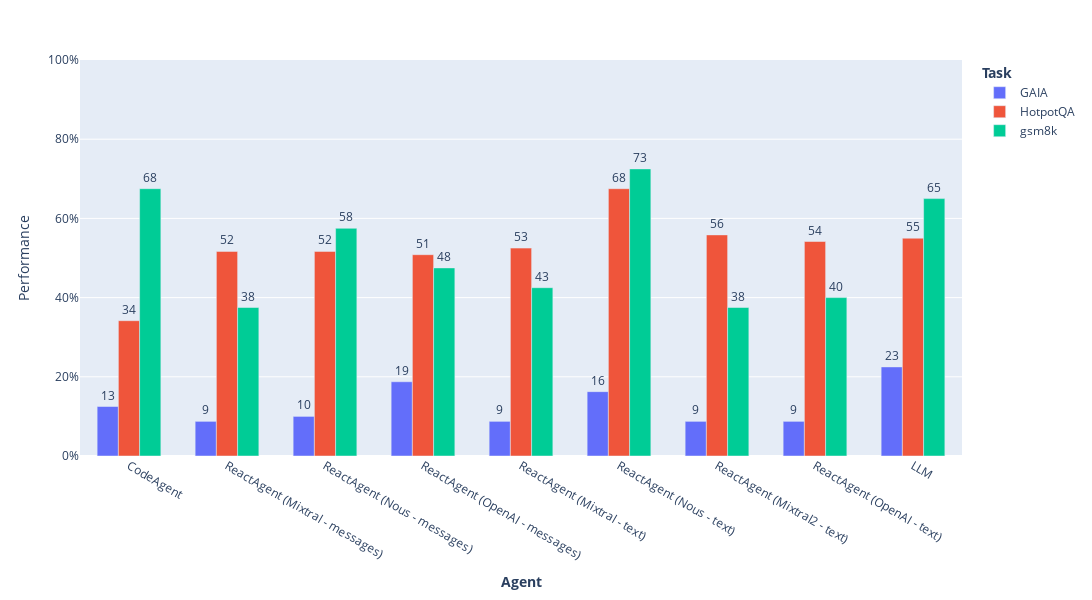

Notebook code cell kept with this figure:
### Markdown cell above
### Display

### Code cell
import plotly.express as px

aggregate = (
    result_df.groupby(["agent_name", "task"])[["aggregate_score"]].mean().reset_index()
)
aggregate["agent_name"] = aggregate["agent_name"].map(
    {
        "vanilla_llm": "LLM",
        "react": "ReactAgent (Mixtral - messages)",
        "code": "CodeAgent",
        "react_prev": "ReactAgent (Mixtral - text)",
        "react_messages_chat_model": "ReactAgent (Nous - messages)",
        "react_text_chat_model": "ReactAgent (Nous - text)",
        "react_messages_openai": "ReactAgent (OpenAI - messages)",
        "react_text_openai": "ReactAgent (OpenAI - text)",
        "react_text_mixtral2": "ReactAgent (Mixtral2 - text)",
    }
)
fig = px.bar(
    aggregate,
    x="agent_name",
    y="aggregate_score",
    color="task",
    labels={
        "agent_name": "<b>Agent</b>",
        "task": "<b>Task</b>",
        "aggregate_score": "Performance",
        "eval_score_GPT4": "<b>Score</b>",
    },
)
fig.update_layout(
    width=len(aggregate["agent_name"].unique()) * 150 + 200,
    height=600,
    barmode="group",
    bargap=0.35,
    bargroupgap=0.0,
    yaxis_range=[0, 100],
)
fig.update_traces(texttemplate="%{y:.0f}", textposition="outside")
fig.layout.yaxis.ticksuffix = "%"
fig.show()

### Figure 1 — Plotly figure (JSON) as saved in the notebook; plotly's stock layout.template omitted (floating-point values rounded to 4 significant figures)
{"data": [{"alignmentgroup": "True", "hovertemplate": "<b>Task</b>=GAIA<br><b>Agent</b>=%{x}<br>Performance=%{y}<extra></extra>", "legendgroup": "GAIA", "marker": {"color": "#636efa", "pattern": {"shape": ""}}, "name": "GAIA", "offsetgroup": "GAIA", "orientation": "v", "showlegend": true, "textposition": "outside", "texttemplate": "%{y:.0f}", "type": "bar", "x": ["CodeAgent", "ReactAgent (Mixtral - messages)", "ReactAgent (Nous - messages)", "ReactAgent (OpenAI - messages)", "ReactAgent (Mixtral - text)", "ReactAgent (Nous - text)", "ReactAgent (Mixtral2 - text)", null, "ReactAgent (OpenAI - text)", "LLM"], "xaxis": "x", "y": [12.5, 8.75, 10, 18.75, 8.75, 16.25, 8.75, 13.75, 8.75, 22.5], "yaxis": "y"}, {"alignmentgroup": "True", "hovertemplate": "<b>Task</b>=HotpotQA<br><b>Agent</b>=%{x}<br>Performance=%{y}<extra></extra>", "legendgroup": "HotpotQA", "marker": {"color": "#EF553B", "pattern": {"shape": ""}}, "name": "HotpotQA", "offsetgroup": "HotpotQA", "orientation": "v", "showlegend": true, "textposition": "outside", "texttemplate": "%{y:.0f}", "type": "bar", "x": ["CodeAgent", "ReactAgent (Mixtral - messages)", "ReactAgent (Nous - messages)", "ReactAgent (OpenAI - messages)", "ReactAgent (Mixtral - text)", "ReactAgent (Nous - text)", "ReactAgent (Mixtral2 - text)", null, "ReactAgent (OpenAI - text)", "LLM"], "xaxis": "x", "y": [34.17, 51.67, 51.67, 50.83, 52.5, 67.5, 55.83, 53.33, 54.17, 55], "yaxis": "y"}, {"alignmentgroup": "True", "hovertemplate": "<b>Task</b>=gsm8k<br><b>Agent</b>=%{x}<br>Performance=%{y}<extra></extra>", "legendgroup": "gsm8k", "marker": {"color": "#00cc96", "pattern": {"shape": ""}}, "name": "gsm8k", "offsetgroup": "gsm8k", "orientation": "v", "showlegend": true, "textposition": "outside", "texttemplate": "%{y:.0f}", "type": "bar", "x": ["CodeAgent", "ReactAgent (Mixtral - messages)", "ReactAgent (Nous - messages)", "ReactAgent (OpenAI - messages)", "ReactAgent (Mixtral - text)", "ReactAgent (Nous - text)", "ReactAgent (Mixtral2 - text)", null, "ReactAgent (OpenAI - text)", "LLM"], "xaxis": "x", "y": [67.5, 37.5, 57.5, 47.5, 42.5, 72.5, 37.5, 50, 40, 65], "yaxis": "y"}], "layout": {"bargap": 0.35, "bargroupgap": 0, "barmode": "group", "height": 600, "legend": {"title": {"text": "<b>Task</b>"}, "tracegroupgap": 0}, "margin": {"t": 60}, "width": 1700, "xaxis": {"anchor": "y", "domain": [0, 1], "title": {"text": "<b>Agent</b>"}}, "yaxis": {"anchor": "x", "domain": [0, 1], "range": [0, 100], "ticksuffix": "%", "title": {"text": "Performance"}}}}
